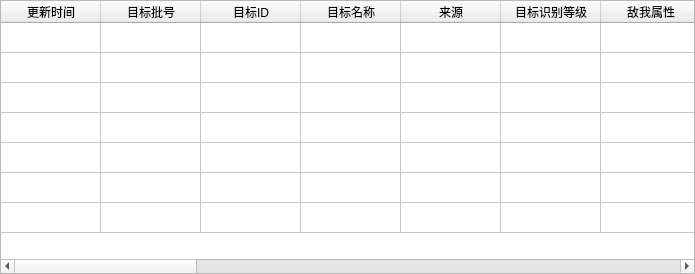
<?xml version="1.0" encoding="UTF-8"?>
<ui version="4.0">
 <class>ByyDetectTargetWidget</class>
 <widget class="QWidget" name="ByyDetectTargetWidget">
  <property name="geometry">
   <rect>
    <x>0</x>
    <y>0</y>
    <width>695</width>
    <height>274</height>
   </rect>
  </property>
  <property name="windowTitle">
   <string>目标列表显示</string>
  </property>
  <layout class="QVBoxLayout" name="verticalLayout">
   <property name="spacing">
    <number>0</number>
   </property>
   <property name="margin">
    <number>0</number>
   </property>
   <item>
    <widget class="QTableWidget" name="tableWidget">
     <attribute name="verticalHeaderVisible">
      <bool>false</bool>
     </attribute>
     <row>
      <property name="text">
       <string>新建行</string>
      </property>
     </row>
     <row>
      <property name="text">
       <string>新建行</string>
      </property>
     </row>
     <row>
      <property name="text">
       <string>新建行</string>
      </property>
     </row>
     <row>
      <property name="text">
       <string>新建行</string>
      </property>
     </row>
     <row>
      <property name="text">
       <string>新建行</string>
      </property>
     </row>
     <row>
      <property name="text">
       <string>新建行</string>
      </property>
     </row>
     <row>
      <property name="text">
       <string>新建行</string>
      </property>
     </row>
     <column>
      <property name="text">
       <string>更新时间</string>
      </property>
     </column>
     <column>
      <property name="text">
       <string>目标批号</string>
      </property>
     </column>
     <column>
      <property name="text">
       <string>目标ID</string>
      </property>
     </column>
     <column>
      <property name="text">
       <string>目标名称</string>
      </property>
     </column>
     <column>
      <property name="text">
       <string>来源</string>
      </property>
     </column>
     <column>
      <property name="text">
       <string>目标识别等级</string>
      </property>
     </column>
     <column>
      <property name="text">
       <string>敌我属性</string>
      </property>
     </column>
     <column>
      <property name="text">
       <string>目标类型</string>
      </property>
     </column>
     <column>
      <property name="text">
       <string>威胁等级</string>
      </property>
     </column>
     <column>
      <property name="text">
       <string>目标位置</string>
      </property>
     </column>
     <column>
      <property name="text">
       <string>速度大小(m/s)</string>
      </property>
     </column>
     <column>
      <property name="text">
       <string>航向(deg)</string>
      </property>
     </column>
     <column>
      <property name="text">
       <string>目标距离(m)</string>
      </property>
     </column>
     <column>
      <property name="text">
       <string>高低角(deg)</string>
      </property>
     </column>
     <column>
      <property name="text">
       <string>方位角(deg)</string>
      </property>
     </column>
     <column>
      <property name="text">
       <string>辐射源类型</string>
      </property>
     </column>
     <column>
      <property name="text">
       <string>辐射源功率(KW)</string>
      </property>
     </column>
     <column>
      <property name="text">
       <string>辐射源频率(Hz)</string>
      </property>
     </column>
     <column>
      <property name="text">
       <string>辐射源脉宽(s)</string>
      </property>
     </column>
     <column>
      <property name="text">
       <string>辐射源重频(Hz)</string>
      </property>
     </column>
     <column>
      <property name="text">
       <string>辐射源信号类型</string>
      </property>
     </column>
     <column>
      <property name="text">
       <string>辐射源信号脉冲调制类型</string>
      </property>
     </column>
    </widget>
   </item>
  </layout>
 </widget>
 <layoutdefault spacing="6" margin="11"/>
 <resources/>
 <connections/>
</ui>
